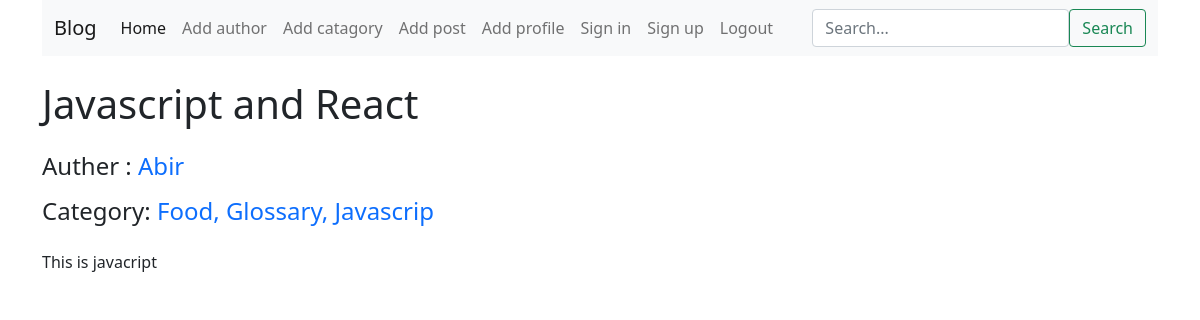
Before: /post/single/4 with the older database file.
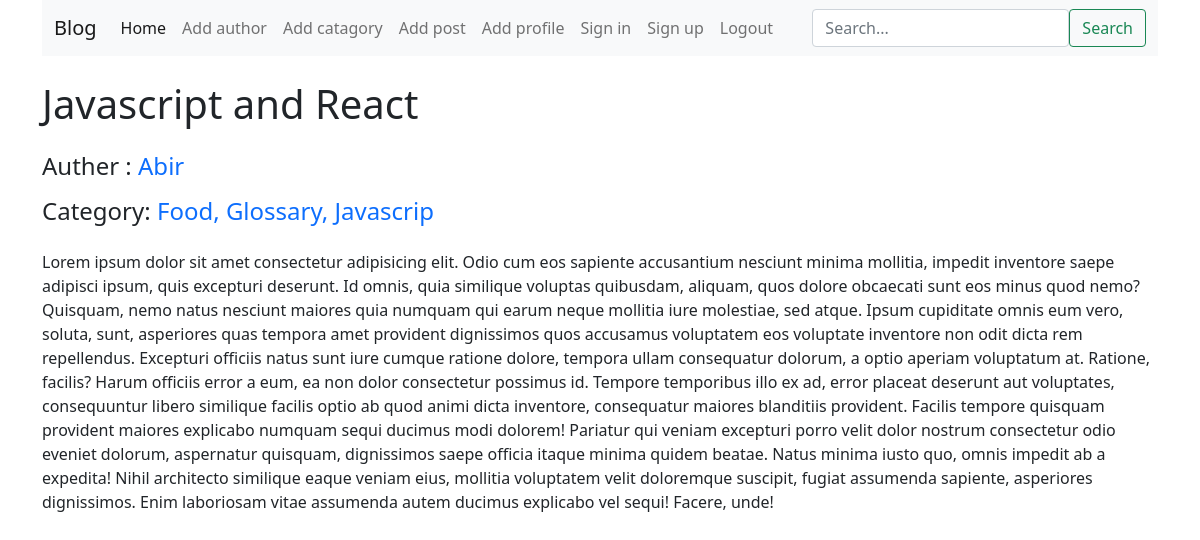
After: the same page with the newer database file.
### posts/models.py (models this page shows, shortened)
class Post(models.Model):
    title = models.CharField(max_length=50)
    content = models.TextField()
    category = models.ManyToManyField(Category)
    author = models.ForeignKey(Author, on_delete=models.CASCADE)

### author/models.py (models this page shows, shortened)
class Author(models.Model):
    name = models.CharField(max_length=50)
    bio = models.TextField()
    phone_number = models.CharField(max_length=12)

### posts/views.py (the view)
# urls.py: path('single/<int:post_id>', views.single_post, name="single_post"), # update posts
def single_post(request, post_id):
    post = Post.objects.get(pk=post_id)
    context= {
        "post": post
    }
    return render(request, "single_post.html",context)

### blogProject/forms.py
class SearchForm(forms.Form):
    query = forms.CharField(
        label='',
        max_length=100,
        widget=forms.TextInput(attrs={
            'class': 'form-control ',
            'placeholder': 'Search...'
        })
    )

### blogProject/context_processors.py (called while the page is built)
def search_form(request):
    search_form = SearchForm()
    return {'SearchForm': search_form}

### posts/templates/single_post.html (shortened to what this page needs)
{% extends 'base.html' %}
{% block content %}
  {% load crispy_forms_tags %}
  <h1 class="mt-4 mb-4">{{ post.title }}</h1>
  <h4 class="mt-3 mb-3">Auther : <span class="text-primary"> {{ post.author.name.capitalize }}</span></h4>
  <h4 class="mt-3 mb-3">
    Category:{% for category in post.category.all %}
      <span class="text-primary">{{ category.name.capitalize }}{% if not forloop.last %}, {% endif %}</span>
    {% endfor %}
  </h4>
  <p class="mt-4 mb-4 text-justify">{{ post.content }}</p>
{% endblock %}

Changed rows visible on the page:
changed Post "Javascript and React": content "This is javacript" → "Lorem ipsum dolor sit amet consectetur adipisicing elit. Odio cum eos sapiente accusantium nesciunt minima mollitia, impedit inventore saepe adipisci ipsum, quis excepturi deserunt. Id omnis, quia similique voluptas quibusdam, aliquam, quos dolore obcaecati sunt eos minus quod nemo? Quisquam, nemo natus nesciunt maiores quia numquam qui earum neque mollitia iure molestiae, sed atque. Ipsum cupiditate omnis eum vero, soluta, sunt, asperiores quas tempora amet provident dignissimos quos accusamus voluptatem eos voluptate inventore non odit dicta rem repellendus. Excepturi officiis natus sunt iure cumque ratione dolore, tempora ullam consequatur dolorum, a optio aperiam voluptatum at. Ratione,…"
